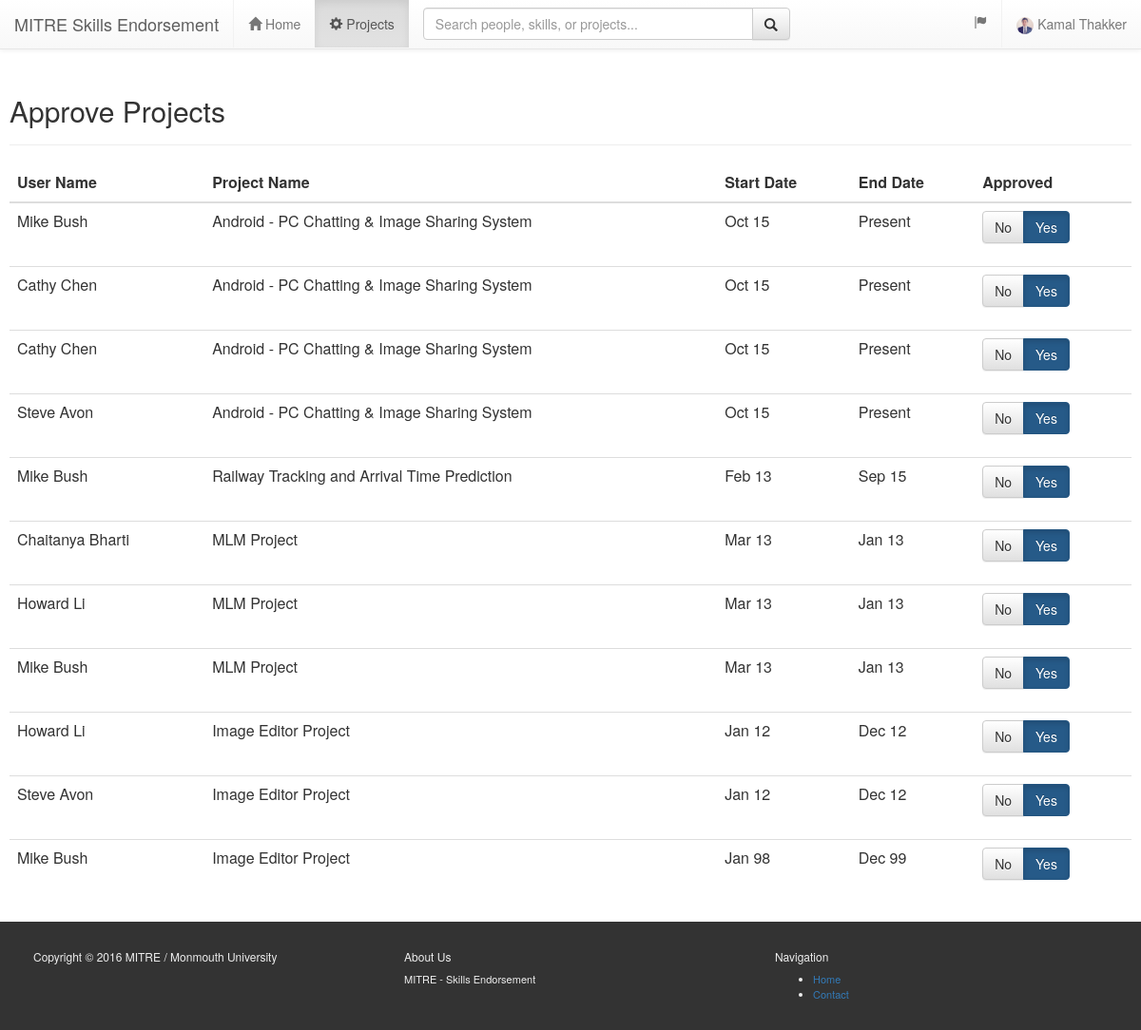
The page /user/approval_project.php (signed in) on the database its author committed.
### tables this page shows
CREATE TABLE `projects` (
  `project_id` int(11) unsigned NOT NULL AUTO_INCREMENT,
  `user_id` int(11) DEFAULT NULL,
  `project_name` varchar(50) DEFAULT NULL,
  `project_desc` varchar(5000) DEFAULT NULL,
  `start_date` date DEFAULT NULL,
  `end_date` date DEFAULT NULL,
  `manager_user_id` int(11) DEFAULT NULL,
  `approved` char(1) DEFAULT 'N',
  PRIMARY KEY (`project_id`)
);

CREATE TABLE `users` (
  `user_id` int(11) NOT NULL AUTO_INCREMENT,
  `uname` varchar(50) NOT NULL DEFAULT '',
  `role` varchar(50) NOT NULL DEFAULT '',
  `psword` varchar(20) DEFAULT NULL,
  `fname` varchar(25) DEFAULT NULL,
  `lname` varchar(25) DEFAULT NULL,
  `gender` varchar(1) DEFAULT NULL,
  `email` varchar(50) DEFAULT NULL,
  `phone` varchar(15) DEFAULT NULL,
  `address` varchar(100) DEFAULT NULL,
  `state` varchar(2) DEFAULT NULL,
  `city` varchar(50) DEFAULT NULL,
  `zip` varchar(20) DEFAULT NULL,
  `registration_date` datetime DEFAULT NULL,
  `last_login` datetime DEFAULT NULL,
  `login_attempt` int(11) DEFAULT NULL,
  `blocked_time` datetime DEFAULT NULL,
  `approved_by_admin` varchar(1) DEFAULT NULL,
  `speciality` varchar(75) DEFAULT NULL,
  `speciality2` varchar(75) DEFAULT NULL,
  `job_title` varchar(25) DEFAULT NULL,
  `userdp` varchar(50) DEFAULT NULL,
  PRIMARY KEY (`user_id`,`uname`,`role`)
);

### user/classes/project.php (called while the page is built, shortened)
<?php
class project{
	public function getProjectsToApprove($user_id){
	$dbc = mysqli_connect($GLOBALS['db_servername'], $GLOBALS['db_username'], $GLOBALS['db_password'], $GLOBALS['db_name']) or die("Not connected..");
		$q = "/*List of projects to approve*/
				select p.*, u.fname, u.lname from projects p
				inner join users u on p.user_id=u.user_id
				where p.manager_user_id=".$user_id. " order by p.end_date is not null, p.end_date desc, p.start_date desc";
		$r = mysqli_query($dbc,$q);
		if (isset($r) && mysqli_num_rows($r) >= 1)
		{
			return 	$r;
		}
		else
		{
			return null;
		}
	}
}
?>

### user/approval_project.php (the view, shortened to what this page needs)
<?php
include_once 'includes/header.php';
include_once 'classes/project.php';
?>
<?php
$objProject = new project();
$dbRow_Projects = $objProject->getProjectsToApprove($userid);
?>
    <div class="container-fluid">
        <div class = "page-header">
            <h2>Approve Projects</h2>
        </div>
        <div class="table-responsive">
            <table class="table table-hover">
                <thead>
                    <tr>
                        <th>User Name</th>
                        <th>Project Name</th>
                        <th>Start Date</th>
                        <th>End Date</th>
                        <th>Approved</th>
                    </tr>
                </thead>
                <tbody>
<?php
while ( isset($dbRow_Projects) && $dbRow = mysqli_fetch_array($dbRow_Projects))
{
?>
                    <tr>
                         <td>
	                        <span class="text-capitalize">
	                        <?php echo $dbRow['fname'] . ' ' . $dbRow['lname']; ?></span>
                        </td>
                        <td><?php echo $dbRow['project_name'];?></td>
                        <td>
	                        <?php
									$startDate = new DateTime($dbRow['start_date']);
									echo $startDate->format('M y');
	                        ?>
                        </td>
                        <td>
	                        <?php
									if (isset($dbRow['end_date'])) {
										$endDate = new DateTime($dbRow['end_date']);
										echo $endDate->format('M y'); }
									else
										echo 'Present';
	                        ?>
                        </td>
                        <td>
	                        <form id="approveForm" method="post">
	                        </form>
                        </td>
                    </tr>
<?php } ?>
                </tbody>
            </table>
        </div>
    </div>
<?php
include_once 'includes/footer.php';
?>

### user/includes/stylesmain.css (style rules this page uses)
body { -webkit-font-smoothing: antialiased; text-rendering: optimizelegibility; //padding-top: 30px; //margin-left: 10px; //margin-right: 10px; //margin-bottom: 15px; }
body > .container-fluid { padding: 60px 10px 0px 10px; }

### rows shown on the page
projects: users.fname "Mike", users.lname "Bush", project_name "Android - PC Chatting & Image Sharing System", start_date "Oct 15", shows "Present"
projects: users.fname "Cathy", users.lname "Chen", project_name "Android - PC Chatting & Image Sharing System", start_date "Oct 15", shows "Present"
projects: users.fname "Cathy", users.lname "Chen", project_name "Android - PC Chatting & Image Sharing System", start_date "Oct 15", shows "Present"
projects: users.fname "Steve", users.lname "Avon", project_name "Android - PC Chatting & Image Sharing System", start_date "Oct 15", shows "Present"
projects: users.fname "Mike", users.lname "Bush", project_name "Railway Tracking and Arrival Time Prediction", start_date "Feb 13", end_date "Sep 15"
projects: users.fname "Chaitanya", users.lname "Bharti", project_name "MLM Project", start_date "Mar 13", end_date "Jan 13"
projects: users.fname "Howard", users.lname "Li", project_name "MLM Project", start_date "Mar 13", end_date "Jan 13"
projects: users.fname "Mike", users.lname "Bush", project_name "MLM Project", start_date "Mar 13", end_date "Jan 13"
projects: users.fname "Howard", users.lname "Li", project_name "Image Editor Project", start_date "Jan 12", end_date "Dec 12"
projects: users.fname "Steve", users.lname "Avon", project_name "Image Editor Project", start_date "Jan 12", end_date "Dec 12"
projects: users.fname "Mike", users.lname "Bush", project_name "Image Editor Project", start_date "Jan 98", end_date "Dec 99"

### other values the page prints
$fname "Kamal"
$lname "Thakker"
